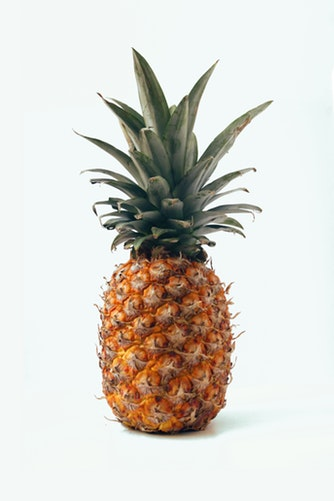
#> input picture tutorial/contour/images/pine_apple.jpg, 334 x 501 px
$ python masking.py
#> lines starting #> are read from the running program, lines starting #| are printed output that depends on the picture; after the words box and inside, x2 and y2 are one past the last pixel; in counts of white or black regions, pixels touching at a corner belong together
import cv2
import numpy as np
import matplotlib.pyplot as plt
import os.path as path

file_path = path.abspath(__file__)
img_path = path.join(path.dirname(file_path), 'images/')

# Import the large image
img = cv2.imread(img_path + '/pine_apple.jpg')
#> img is the input picture: shape (501, 334, 3); mean B, G, R 205.9, 212.7, 215.4
img = cv2.cvtColor(img, cv2.COLOR_BGR2RGB)
backpacker = cv2.imread(img_path + '/backpacker.jpg')
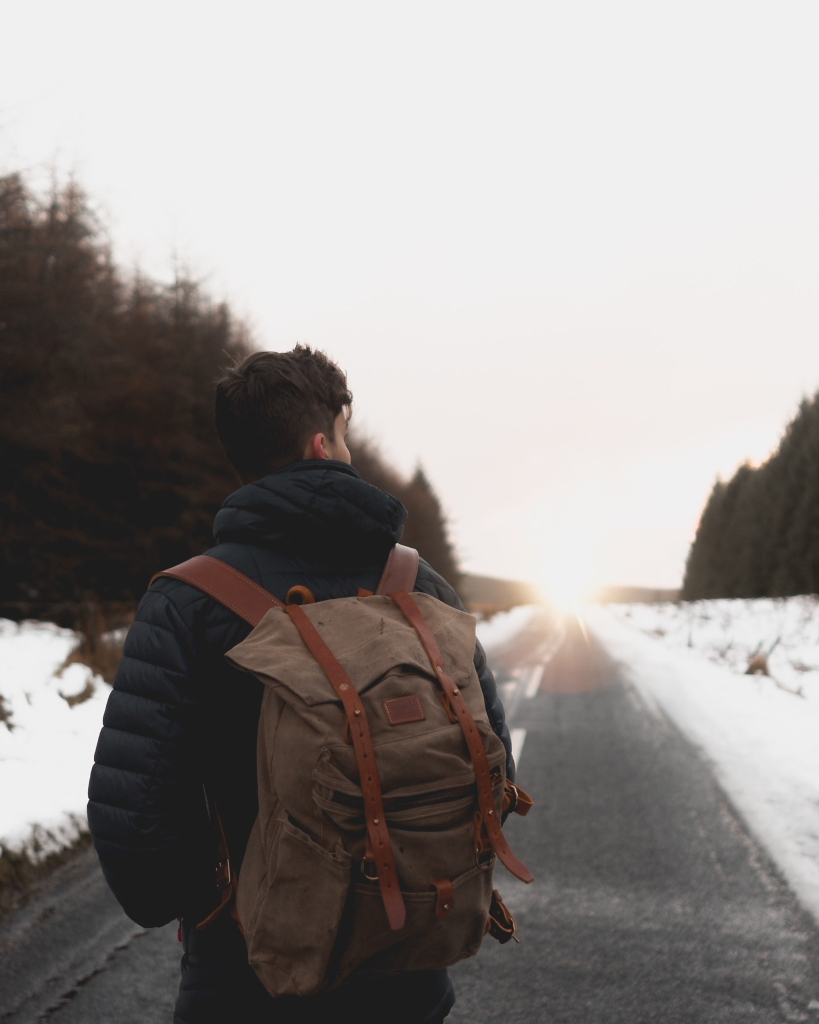
#> input picture tutorial/contour/images/backpacker.jpg, 1638 x 2048 px (shown at 1/2 size)
#> backpacker is the input picture: shape (2048, 1638, 3); mean B, G, R 143, 145.2, 149.9
backpacker = cv2.cvtColor(backpacker, cv2.COLOR_BGR2RGB)
plt.imshow(backpacker)
plt.show()

# Crop the small image and the roi
roi = backpacker[750:1150, 300:500]
img_2 = img[40:440, 80:280]

fig, axs = plt.subplots(1, 2)
axs[0].imshow(roi); axs[1].imshow(img_2)
plt.show()

# Creating the mask for the roi and small image
img_gray = cv2.cvtColor(img_2, cv2.COLOR_RGB2GRAY)
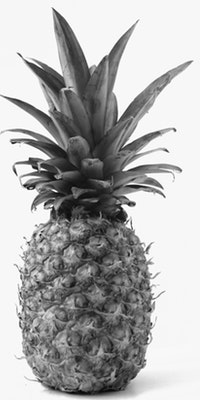
#> img_gray: shape (400, 200); min 4, max 255, mean 175.7
_, mask = cv2.threshold(img_gray, 254/2+100, 255, cv2.THRESH_BINARY)
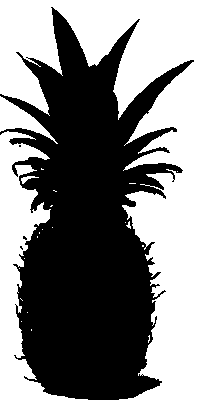
#> mask: shape (400, 200); 49.4% white; 23 white regions (19 under 20 px), largest, box (x1, y1, x2, y2) and area: (0, 0, 200, 400) 30898, (0, 131, 88, 400) 7506, (0, 96, 58, 144) 954, (21, 176, 39, 184) 56
mask_inv = cv2.bitwise_not(mask)

fig, axs = plt.subplots(1, 2)
axs[0].imshow(mask, cmap='gray'); axs[1].imshow(mask_inv, cmap='gray')
plt.show()

# Masking
img_bg = cv2.bitwise_and(roi, roi, mask=mask)
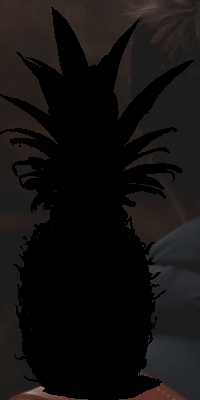
#> img_bg: shape (400, 200, 3); mean R, G, B 19.2, 17, 16.3
img_fg = cv2.bitwise_and(img_2, img_2, mask=mask_inv)
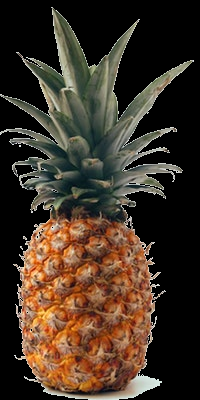
#> img_fg: shape (400, 200, 3); mean R, G, B 65.4, 51.2, 38.3
dst = cv2.add(img_fg, img_bg)
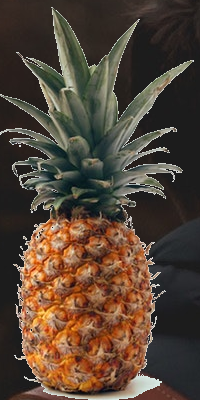
#> dst: shape (400, 200, 3); mean R, G, B 84.6, 68.2, 54.6

fig, axs = plt.subplots(1, 3)
axs[0].imshow(img_bg); axs[1].imshow(img_fg); axs[2].imshow(dst)
plt.show()

# Final output
backpacker[750:1150, 300:500] = dst
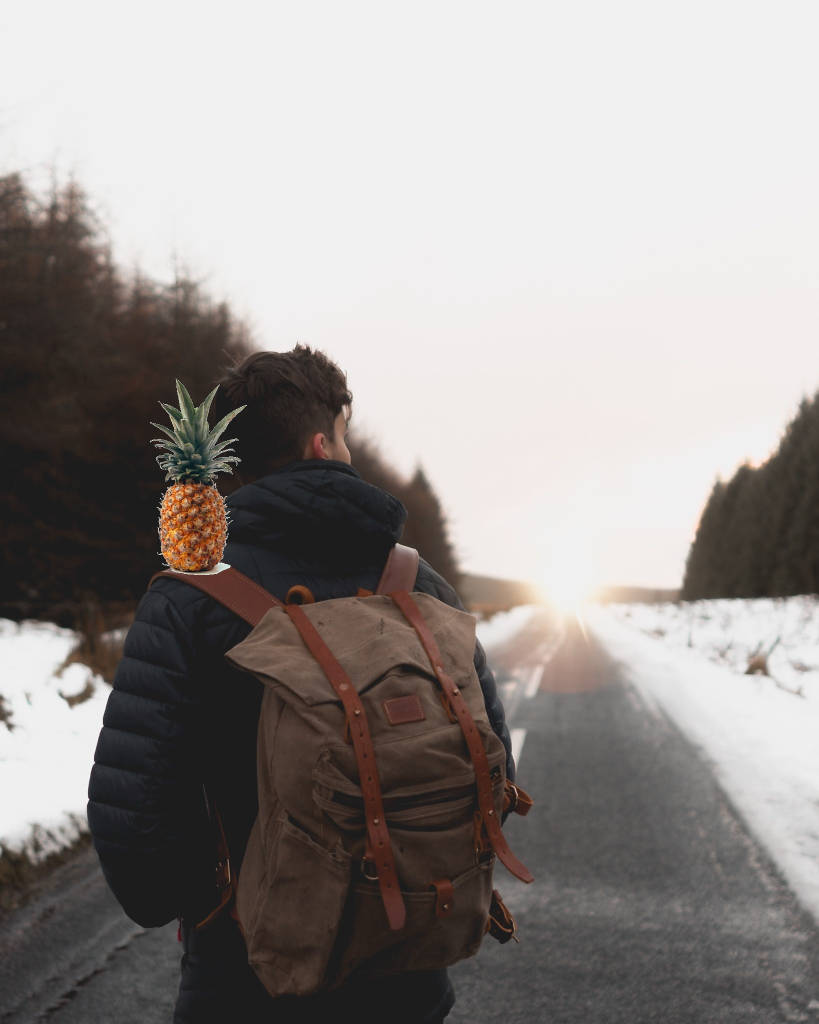
#> backpacker: shape (2048, 1638, 3) (shown at 1/2 size); mean R, G, B 150.9, 146, 143.5
plt.imshow(backpacker)
plt.show()
